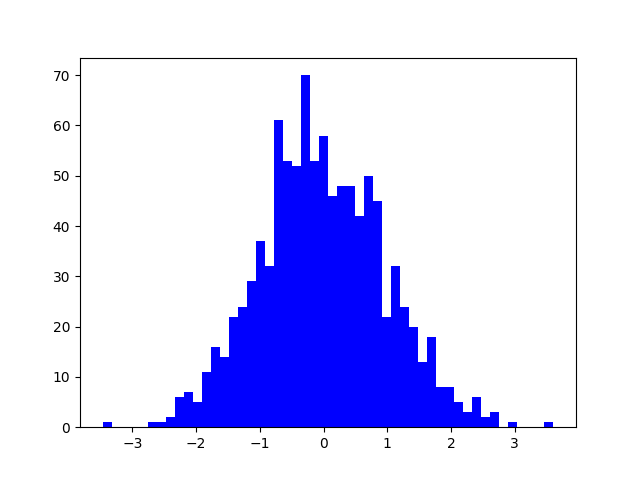

The Python source for this figure:
#!/usr/bin/env python
# _*_ coding: utf-8 _*_

"""document of the module"""


import scipy
import numpy as np
import matplotlib as mpl
import matplotlib.pyplot as plt


fig, ax = plt.subplots()
n, bins, rects = ax.hist(np.random.randn(1000), bins=50, facecolor="blue")
rects[0] is ax.patches[0]

plt.savefig("patch", ftm="png")
plt.show()
